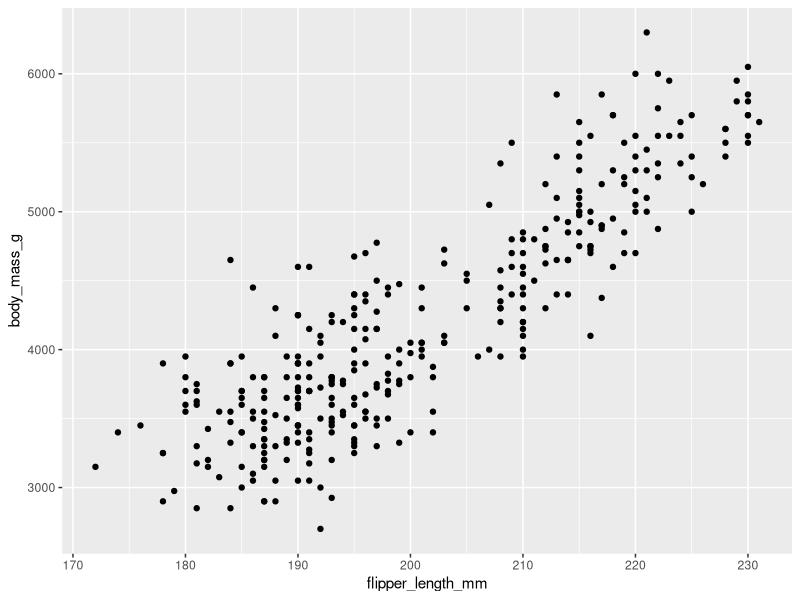
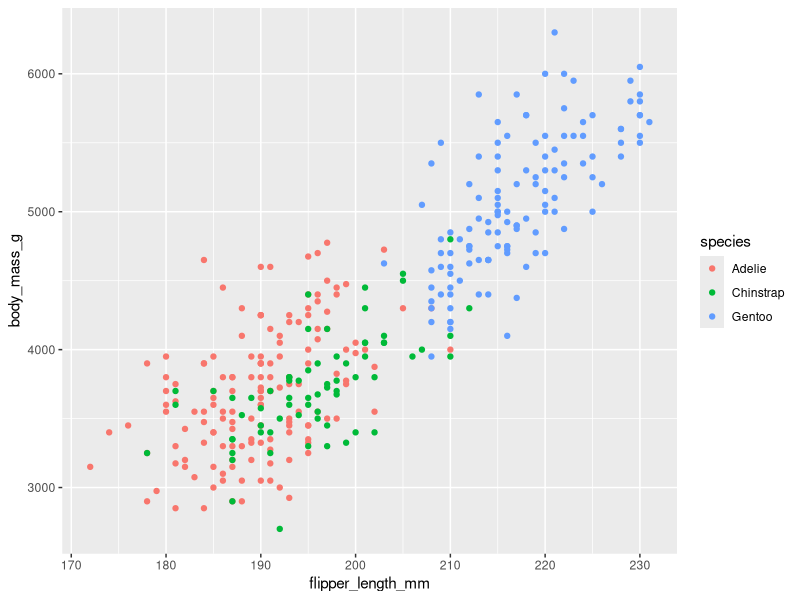
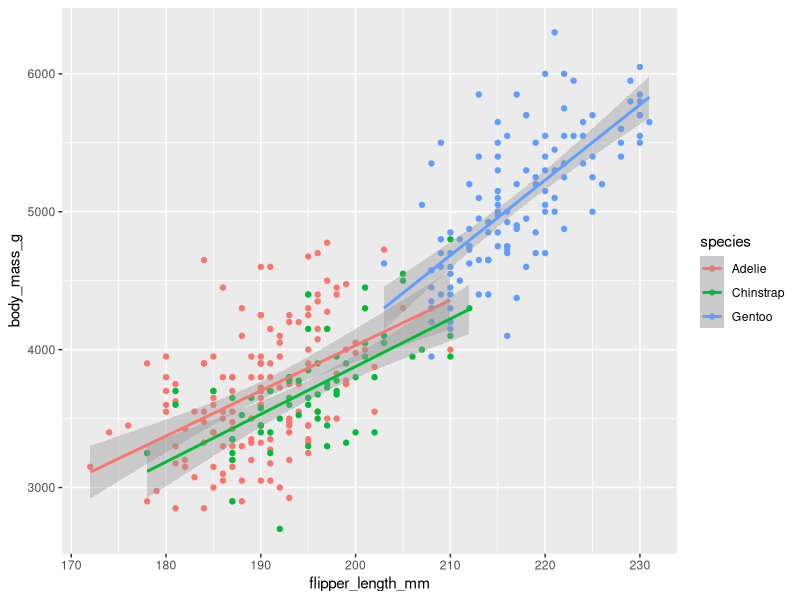
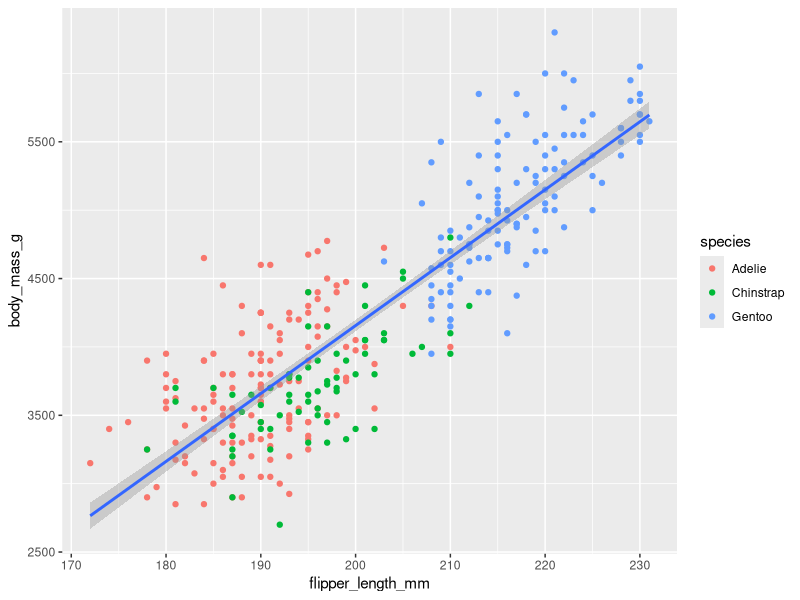
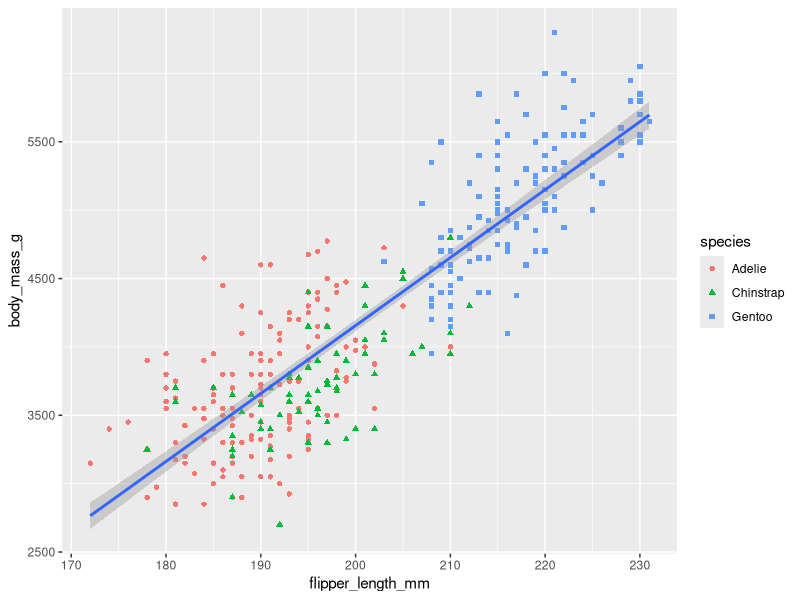
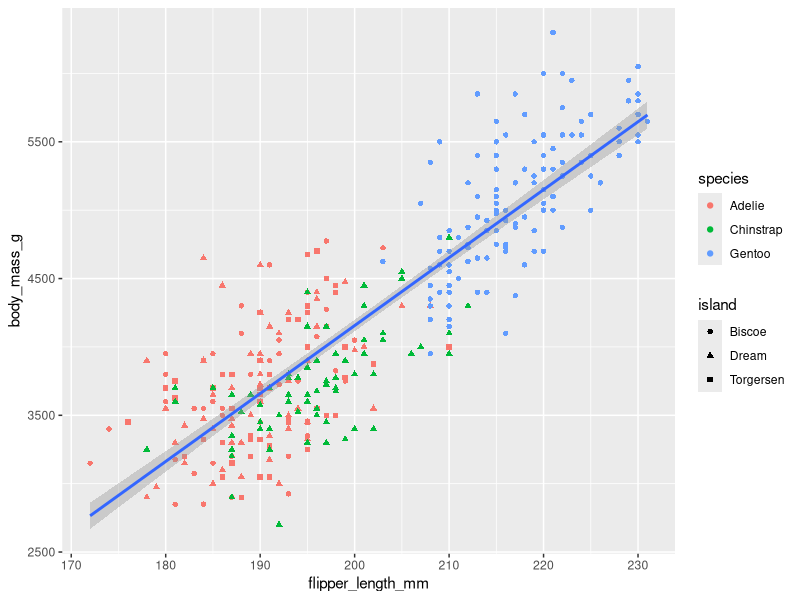
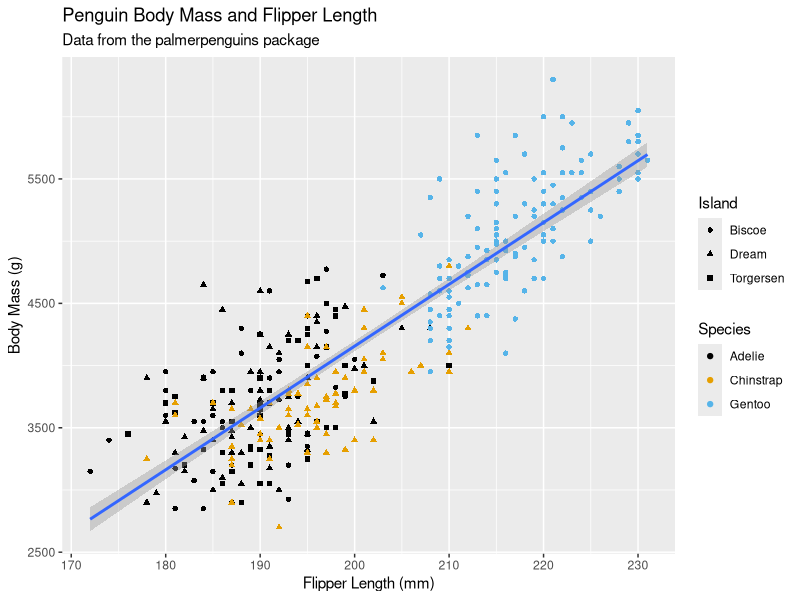
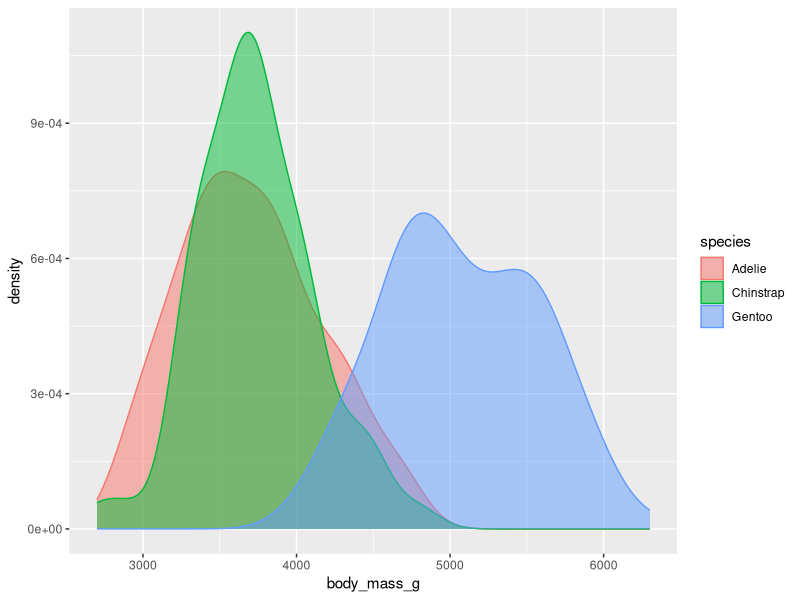

Write R code to recreate these figures, in order.
# DTA250 - Fall 2023
# Jasser Jasser (JJ)

# Statistical Graphics ----
# Statistical graphics are a way to visually communicate information about data

# You installed ggplot2 in the last class
# Therefore, you don't need to install it again.
# However, if you didn't install it, then you need to do this step.

#TODO - If installed, then skip this TODO
# Install the ggplot2 package
# use the install.packages() function
# set the package name to "ggplot2"



# Let us start by loading the ggplot2 package 

#TODO
# Load the ggplot2 package
# Use the library() function

library(tidyverse)


#TODO
# You need to install another package beside ggplot2
# the ggthemes package
# use the install.packages() function to install "ggthemes"

install.packages("ggthemes")


#TODO
# Load the ggthemes package using the library() function

library(ggthemes)


# This time, we are going to work with the Penguins dataset
# The Penguins dataset is a dataset about penguins
# It is a dataset that is included in the palmerpenguins package


#TODO
# Install the palmerpenguins package
# Load the palmerpenguins package
# Use the library() function
# set the package name to "palmerpenguins"

install.packages("palmerpenguins")

library(palmerpenguins)


#TODO
# Let us start by loading the penguins dataset
# The penguins dataset is included in the palmerpenguins package
# Therefore, we don't need to load it separately
# We can load it directly from the palmerpenguins package
# use the data() function
# or create a variable called penguins (or the name you want)
# and set it to the penguins dataset

data(penguins)


# There are three species of penguins in the dataset
# They are Adelie, Chinstrap, and Gentoo (Try installing Gentoo Linux)


#TODO
# Create a scatter plot of the penguins dataset
# Use the ggplot() function
# Inside the ggplot() function, set the data parameter to penguins
# Set the mapping parameter to aes()
# Inside the aes() function, set the x parameter to flipper_length_mm
# Inside the aes() function, set the y parameter to body_mass_g
# Add a + sign after the ggplot() function
# After that use the geom_point() function

ggplot(data = penguins, mapping = aes(x = flipper_length_mm, y = body_mass_g)) +
  geom_point()


## Adding aesthetics ----

#TODO
# Repeat the last TODO
# Inside the aes() function, set the color parameter to species

ggplot(data = penguins, 
       mapping = aes(x = flipper_length_mm, y = body_mass_g, color=species)) +
  geom_point()


### Adding extra layers ----
# Let us add a regression line to the scatter plot

#TODO
# Repeat the last TODO
# After the geom_point() function, use the geom_smooth() function
# Set the method parameter to "lm"

ggplot(data = penguins, 
       mapping = aes(x = flipper_length_mm, y = body_mass_g, color=species)) +
  geom_point() +
  geom_smooth(method = "lm")

# When aesthetics are defined in ggplot(), they are inherited by all geoms
# Therefore, we don't need to repeat them in each geom
# However, in the case above, the linear regression line is not
# exactly as we wanted it to be
# Therefore, we need to define the aesthetics again
# for the color parameter only.
# This time, we will define it inside the geom_point() function

#TODO
# Repeat the last TODO
# Remove the color parameter from the aes() function
# Inside the geom_point() function, set the mapping parameter to aes()
# Inside aes(), set the color parameter to species

ggplot(data = penguins, 
       mapping = aes(x = flipper_length_mm, y = body_mass_g)) +
  geom_point(mapping = aes(color=species)) +
  geom_smooth(method = "lm")


# Adding shapes
# We can also add shapes to the scatter plot

#TODO
# Repeat the last TODO
# Inside the geom_point() function, set the shape parameter to species

ggplot(data = penguins, 
       mapping = aes(x = flipper_length_mm, y = body_mass_g)) +
  geom_point(mapping = aes(color=species, shape=species)) +
  geom_smooth(method = "lm")

ggplot(data = penguins, 
       mapping = aes(x = flipper_length_mm, y = body_mass_g)) +
  geom_point(mapping = aes(color=species, shape=island)) +
  geom_smooth(method = "lm")


## Labels ----

#TODO
# Repeat the last TODO
# After the geom_point() function, use the labs() function
# Inside the labs() function, set the x parameter to "Flipper Length (mm)"
# Inside the labs() function, set the y parameter to "Body Mass (g)"
# Inside the labs() function, set the title parameter to
# "Penguin Body Mass and Flipper Length"
# Inside the labs() function, set the subtitle parameter to
# "Data from the palmerpenguins package"
# Inside the labs() function, set the color parameter to "Species"
# Inside the labs() function, set the shape parameter to "Species"
# Add a + sign after the labs() function
# After that use the scale_color_colorblind() function

ggplot(data = penguins, 
       mapping = aes(x = flipper_length_mm, y = body_mass_g)) +
  geom_point(mapping = aes(color=species, shape=island)) +
  geom_smooth(method = "lm") +
  labs(x = "Flipper Length (mm)",
       y = "Body Mass (g)",
       title = "Penguin Body Mass and Flipper Length",
       subtitle = "Data from the palmerpenguins package",
       color = "Species",
       shape = "Island") +
  scale_color_colorblind()


## Back to density plots ----

#TODO
# Create a density plot of the penguins dataset
# Use the ggplot() function
# Inside the ggplot() function, set the data parameter to penguins
# Set the mapping parameter to aes()
# Inside the aes() function, set the x parameter to body_mass_g
# Inside the aes() function, set the color parameter to species
# Inside the aes() function, set the fill parameter to species
# Add a + sign after the ggplot() function
# After that use the geom_density() function
# Inside the geom_density() function, set the alpha parameter to 0.5

ggplot(data = penguins, 
       mapping = aes(x = body_mass_g, color=species, fill=species)) +
  geom_density(alpha = 0.5)


## Bar plots ----
# Bar plots are used to show the distribution of a categorical variable
# We can use the geom_bar() function to create a bar plot

#TODO
# Create a bar plot of the penguins dataset
# Use the ggplot() function
# Inside the ggplot() function, set the data parameter to penguins
# Set the mapping parameter to aes()
# Inside the aes() function, set the x parameter to island
# Inside the aes() function, set the fill parameter to species
# Add a + sign after the ggplot() function
# After that use the geom_bar() function

ggplot(data = penguins, 
       mapping = aes(x = island, fill=species)) +
  geom_bar()


## Facets... again... ----

#TODO
# Create a scatter plot of the penguins dataset
# Use the ggplot() function
# Inside the ggplot() function, set the data parameter to penguins
# Set the mapping parameter to aes()
# Inside the aes() function, set the x parameter to flipper_length_mm
# Inside the aes() function, set the y parameter to body_mass_g
# Add a + sign after the ggplot() function
# After that use the geom_point() function
# Inside the geom_point() function, set the mapping parameter to aes()
# Inside aes(), set the color parameter to species
# Inside aes(), set the shape parameter to species
# Add a + sign after the geom_point() function
# After that use the facet_wrap() function
# Inside the facet_wrap() function, set the separator to
# ~ island

ggplot(data = penguins, 
       mapping = aes(x = flipper_length_mm, y = body_mass_g)) +
  geom_point(mapping = aes(color=species, shape=species)) +
  facet_wrap(~ island)


## Saving plots ----
# We can save plots using the ggsave() function

#TODO
# Repeat the last TODO
# After the facet_wrap() function, use the ggsave() function
# Set the filename parameter to "penguins-plot.png"

ggplot(data = penguins, 
       mapping = aes(x = flipper_length_mm, y = body_mass_g)) +
  geom_point(mapping = aes(color=species, shape=species)) +
  facet_wrap(~ island)

ggsave(filename = "penguins-plot.png")
